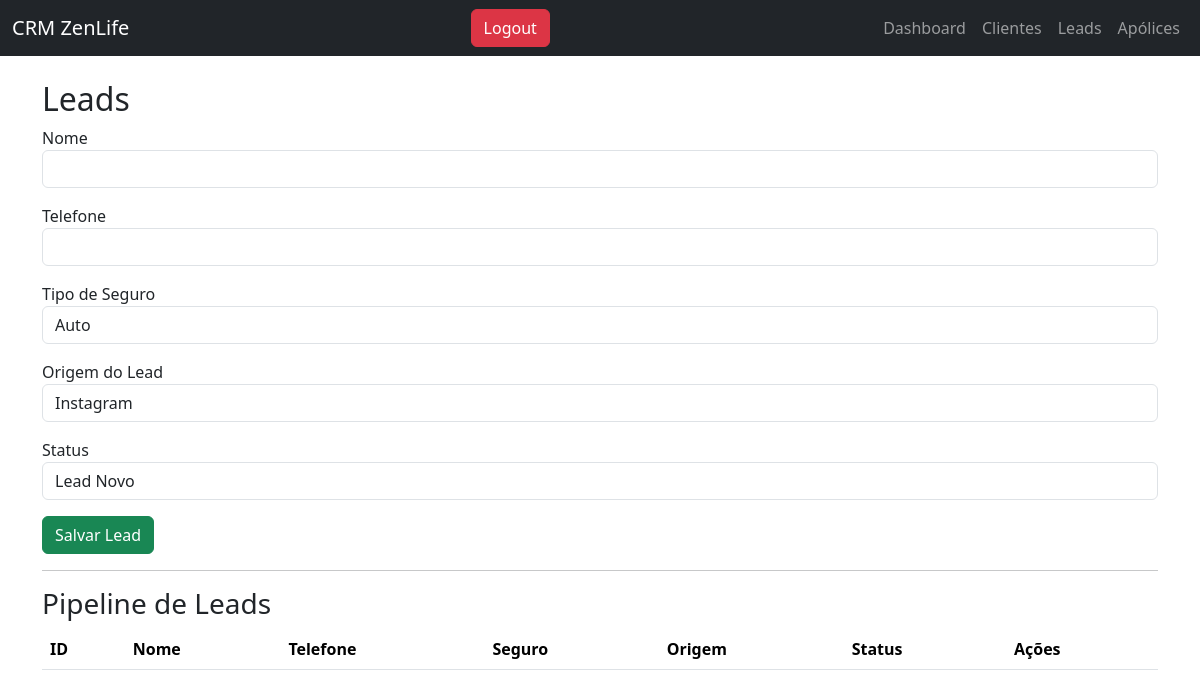
Before: /leads with the older database file.
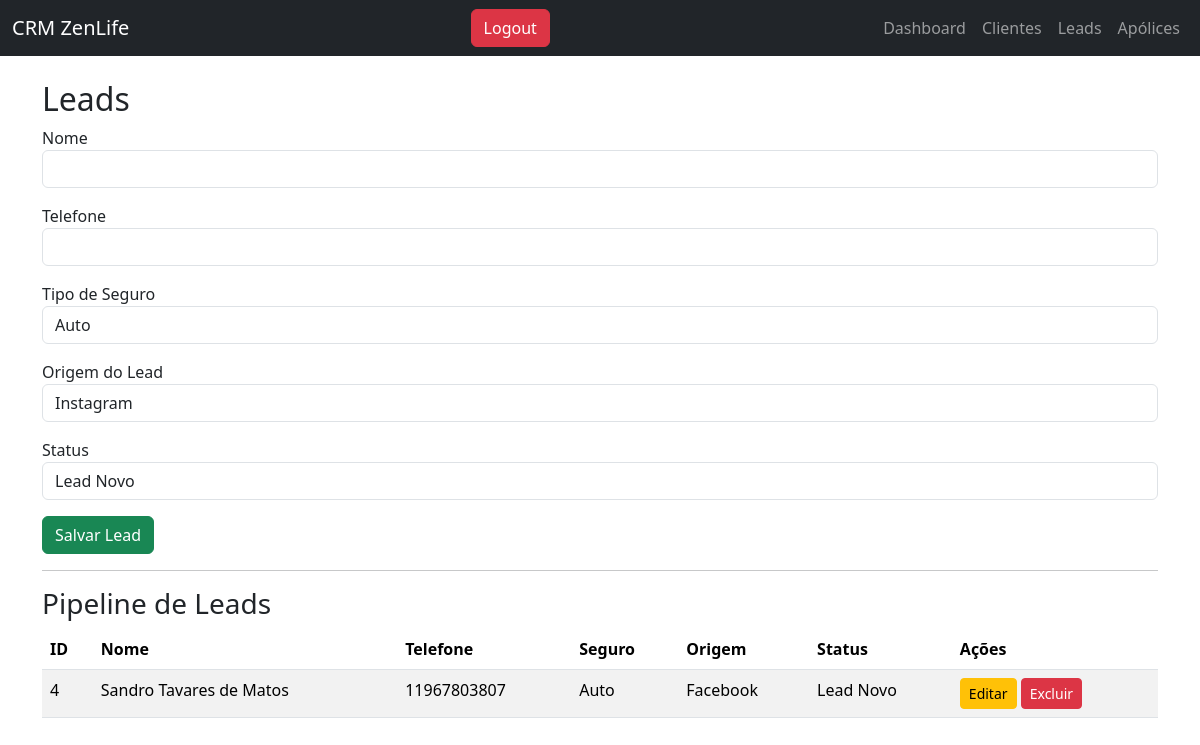
After: the same page with the newer database file.
### tables this page shows
CREATE TABLE leads (
id INTEGER PRIMARY KEY AUTOINCREMENT,
nome TEXT,
telefone TEXT,
seguro TEXT,
origem TEXT,
status TEXT
);

### app.py (the view)
@app.route("/leads")
def leads():
    conn = conectar()
    lista = conn.execute("SELECT * FROM leads").fetchall()
    conn.close()
    return render_template("leads.html",leads=lista)

### app.py (called while the page is built)
def conectar():
    conn = sqlite3.connect("database.db")
    conn.row_factory = sqlite3.Row
    return conn

### templates/leads.html (shortened to what this page needs)
{% extends "layout.html" %}
{% block content %}
<h2>Leads</h2>
<form method="POST" action="/novo_lead">
    <div class="mb-3">
        <label>Nome</label>
        <input type="text" name="nome" class="form-control" required>
    </div>
    <div class="mb-3">
        <label>Telefone</label>
        <input type="text" name="telefone" class="form-control" required>
    </div>
    <div class="mb-3">
        <label>Tipo de Seguro</label>
        <select name="seguro" class="form-control" required>
            <option>Auto</option>
        </select>
    </div>
    <div class="mb-3">
        <label>Origem do Lead</label>
        <select name="origem" class="form-control" required>
            <option>Instagram</option>
        </select>
    </div>
    <div class="mb-3">
        <label>Status</label>
        <select name="status" class="form-control" required>
            <option>Lead Novo</option>
        </select>
    </div>
    <button type="submit" class="btn btn-success">Salvar Lead</button>
</form>
<hr>
<h3>Pipeline de Leads</h3>
<table class="table table-striped">
    <thead>
        <tr>
            <th>ID</th>
            <th>Nome</th>
            <th>Telefone</th>
            <th>Seguro</th>
            <th>Origem</th>
            <th>Status</th>
            <th>Ações</th>
        </tr>
    </thead>
    <tbody>
        {% for lead in leads %}
        <tr>
            <td>{{lead[0]}}</td>
            <td>{{lead[1]}}</td>
            <td>{{lead[2]}}</td>
            <td>{{lead[3]}}</td>
            <td>{{lead[4]}}</td>
            <td>{{lead[5]}}</td>
            <td>
                <a href="/editar_lead/{{lead[0]}}" class="btn btn-warning btn-sm">Editar</a>
                <a href="/excluir_lead/{{lead[0]}}" class="btn btn-danger btn-sm"
                   onclick="return confirm('Deseja excluir este lead?')">Excluir</a>
            </td>
        </tr>
        {% endfor %}
    </tbody>
</table>
{% endblock %}

Changed rows visible on the page:
added leads: id "4", nome "Sandro Tavares de Matos", telefone "11967803807", seguro "Auto", origem "Facebook", status "Lead Novo"
